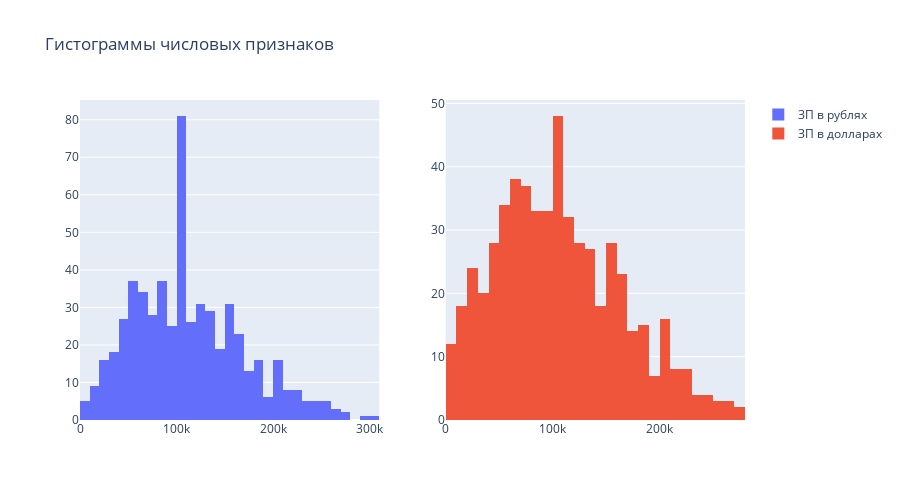

Write notebook code for a chart like this one.
### Markdown cell above
### Гистограммы числовых признаков

### Code cell
# гистограммы числовых признаков
grid_plot(df, numerical_cols, 1, 2, 'numerical', 1000, 500, 'Гистограммы числовых признаков')

### Figure 1 — Plotly figure (JSON) as saved in the notebook; plotly's stock layout.template omitted (floating-point values rounded to 4 significant figures; data arrays with more than 128 entries replaced by an {"elided": "..."} marker saying what was removed)
{"data": [{"name": "ЗП в рублях", "type": "histogram", "x": {"elided": "565 int values"}, "xaxis": "x", "yaxis": "y"}, {"name": "ЗП в долларах", "type": "histogram", "x": {"elided": "565 int values"}, "xaxis": "x2", "yaxis": "y2"}], "layout": {"height": 500, "title": {"text": "Гистограммы числовых признаков"}, "xaxis": {"anchor": "y", "domain": [0, 0.45]}, "xaxis2": {"anchor": "y2", "domain": [0.55, 1]}, "yaxis": {"anchor": "x", "domain": [0, 1]}, "yaxis2": {"anchor": "x2", "domain": [0, 1]}}}
